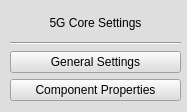
<?xml version="1.0" encoding="UTF-8"?>
<ui version="4.0">
 <class>Form</class>
 <widget class="QWidget" name="Form">
  <property name="geometry">
   <rect>
    <x>0</x>
    <y>0</y>
    <width>187</width>
    <height>112</height>
   </rect>
  </property>
  <property name="windowTitle">
   <string>Form</string>
  </property>
  <property name="styleSheet">
   <string notr="true">background-color: rgb(222, 222, 222);</string>
  </property>
  <widget class="QWidget" name="verticalLayoutWidget">
   <property name="geometry">
    <rect>
     <x>10</x>
     <y>10</y>
     <width>171</width>
     <height>91</height>
    </rect>
   </property>
   <layout class="QVBoxLayout" name="verticalLayout">
    <item>
     <widget class="QLabel" name="label">
      <property name="sizePolicy">
       <sizepolicy hsizetype="Minimum" vsizetype="Minimum">
        <horstretch>0</horstretch>
        <verstretch>0</verstretch>
       </sizepolicy>
      </property>
      <property name="text">
       <string>5G Core Settings</string>
      </property>
      <property name="alignment">
       <set>Qt::AlignCenter</set>
      </property>
     </widget>
    </item>
    <item>
     <widget class="Line" name="line">
      <property name="orientation">
       <enum>Qt::Horizontal</enum>
      </property>
     </widget>
    </item>
    <item>
     <widget class="QPushButton" name="Core5G_GeneralSettingsButton">
      <property name="text">
       <string>General Settings</string>
      </property>
     </widget>
    </item>
    <item>
     <widget class="QPushButton" name="Core5G_Component5GPropertiesButton">
      <property name="text">
       <string>Component Properties</string>
      </property>
     </widget>
    </item>
   </layout>
  </widget>
 </widget>
 <resources/>
 <connections/>
</ui>
